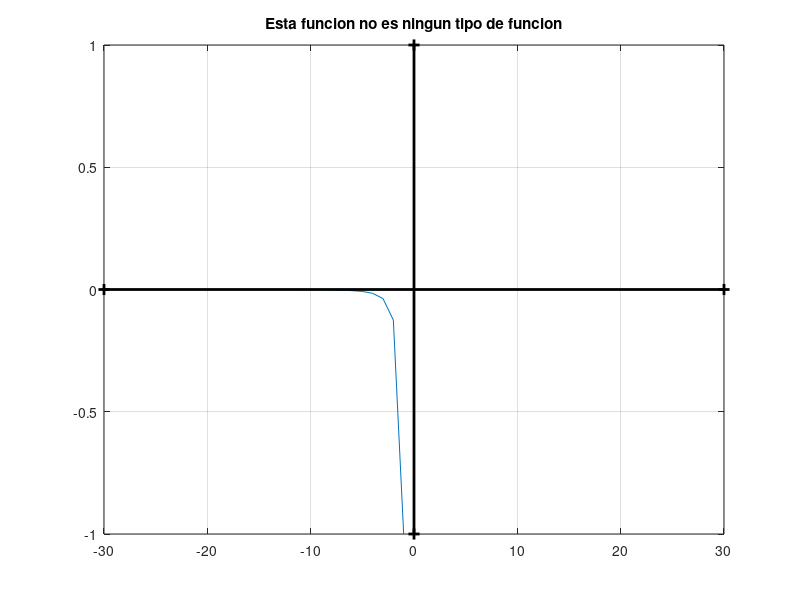

This chart was generated by the following MATLAB code: (Note: this script raises an error after producing the figure.)
%Octave Script
%Title           :Funcion Inyectiva, Sobreyactiva y Biyectiva
%Description     :Script para recordar funciones Inyectivas, Sobreyectivas y Biyectivas
%Author          :Ana Cristina Franco Gonzalez
%Date            :16/11/2021
%Version         :1
%notes           :Requiere aplicacion octave, usar linea de comandos

clear
%Dominio de r
r=(-30:1:-1);
%Funcion a plotear
rx=1./(r.^3);
plot(r,rx)
%marcar el plano cartesiano
hold on 
grid on 
plot([-30 30],[0 0],'k+-',"linewidth",2,"markersize",8);
plot([0 0],[-1 1],'k+-',"linewidth",2,"markersize",8);
title('Esta funcion no es ningun tipo de funcion');
disp('No puede ser Inyectiva porue se repiten los elementos')
dips('No puede ser Sobreyectiva por que hay elementos que sobran')
dips('Por lo tanto no puede ser Biyectiva por que mismo tiempo no es Inyectiva y Sobreyectiva');

